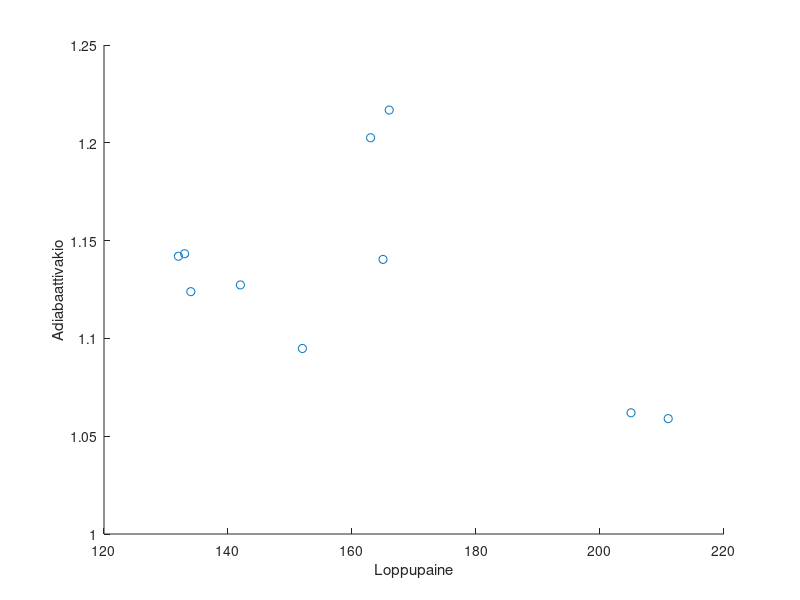
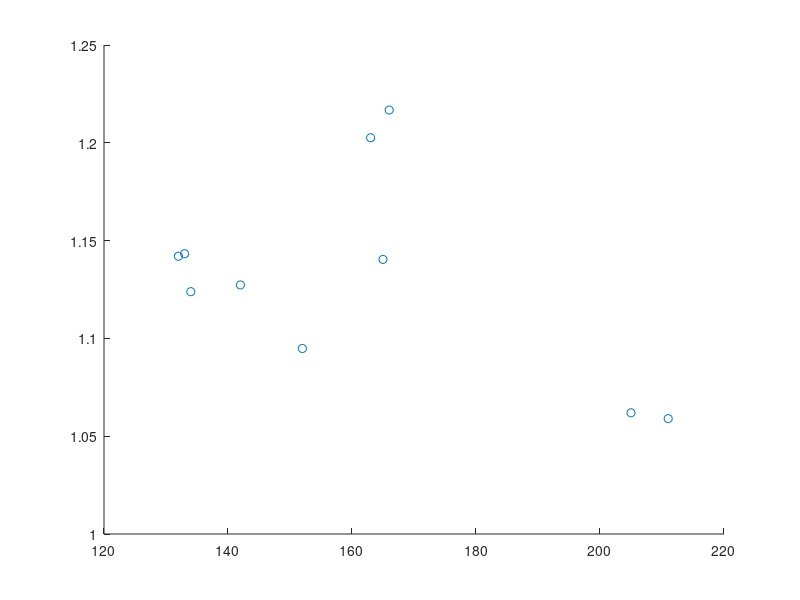

Write MATLAB code to recreate these figures, in order. (Note: this script raises an error after producing the figures.)
load carsmall

p1 = 102.9;
h1 = [90 66 35 90 65 90 62 88 65 34];
h2 = [66 35 19 65 35 33 17 65 33 15];
p2 = [133 166 142 134 163 205 211 132 165 152];

Vp = 500*2^2*pi;

V = @(h) Vp + h*8.25^2*pi;
vakio = @(p1_, p2_, V1_, V2_) log(p2_/p1_)/log(V1_/V2_);

vakiot = [];

for i=1:length(p2)
    V1 = V(h1(i));
    V2 = V(h2(i));
    gamma = vakio(p1, p2(i), V1, V2);
    vakiot = [vakiot gamma];
end

vakiot
scatter(p2, vakiot)
xlabel('Loppupaine')
ylabel('Adiabaattivakio')

figure
scatter(p2, vakiot)
hold on
lm = fitlm(p2, vakiot, 'linear')
plot(lm)

xlabel('Loppupaine')
ylabel('Adiabaattivakio')
title('')


